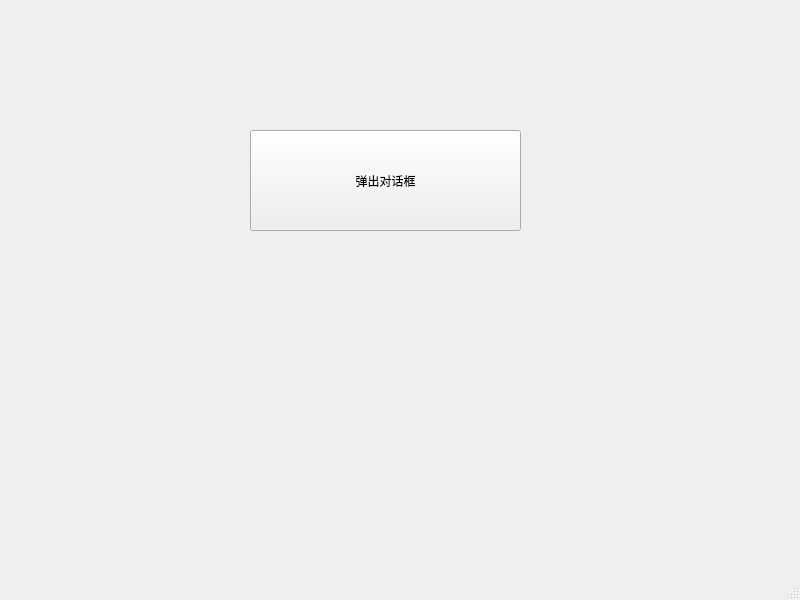
<?xml version="1.0" encoding="UTF-8"?>
<ui version="4.0">
 <class>MainWindow</class>
 <widget class="QMainWindow" name="MainWindow">
  <property name="geometry">
   <rect>
    <x>0</x>
    <y>0</y>
    <width>800</width>
    <height>600</height>
   </rect>
  </property>
  <property name="windowTitle">
   <string>MainWindow</string>
  </property>
  <widget class="QWidget" name="centralwidget">
   <widget class="QPushButton" name="pushButton">
    <property name="geometry">
     <rect>
      <x>250</x>
      <y>130</y>
      <width>271</width>
      <height>101</height>
     </rect>
    </property>
    <property name="text">
     <string>弹出对话框</string>
    </property>
   </widget>
  </widget>
  <widget class="QMenuBar" name="menubar">
   <property name="geometry">
    <rect>
     <x>0</x>
     <y>0</y>
     <width>800</width>
     <height>18</height>
    </rect>
   </property>
  </widget>
  <widget class="QStatusBar" name="statusbar"/>
 </widget>
 <resources/>
 <connections/>
</ui>
